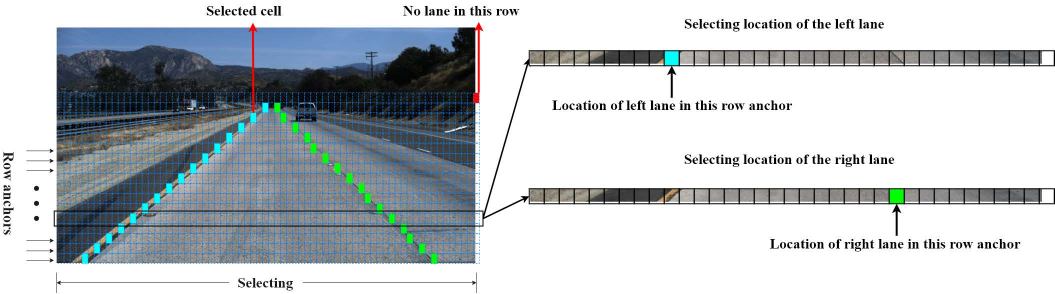
#> input picture src/lane_detect/vis.jpg, 2109 x 588 px, given in place of 6_Fail_Pedestrian_Red_Light.MOV, which was not available (shown at 1/2 size)
$ jupyter execute car_driving_module.ipynb   (text cells are left out)
#> lines starting #> are read from the running program, lines starting #| are printed output that depends on the picture; after the words box and inside, x2 and y2 are one past the last pixel; in counts of white or black regions, pixels touching at a corner belong together; pictures that were not available may be replaced by others from this repository, and a replacement may not be noted
#> further down, frame is the input picture: shape (588, 2109, 3); mean B, G, R 199.1, 195.4, 189.8
[cell 1]
import cv2
import numpy as np

# 이전 프레임의 차선 위치
prev_lane_position = None

def estimate_speed(frame, prev_lane_position):
    # 현재 프레임에서 차선을 감지 또는 추적합니다.
    current_lane_position = detect_lane(frame)

    # 이전 프레임과 현재 프레임의 차선 위치를 사용하여 속도를 계산합니다.
    if prev_lane_position is not None and current_lane_position is not None:
        # 이전 프레임과 현재 프레임의 차선 중심 간의 거리를 계산합니다.
        distance_px = abs(current_lane_position - prev_lane_position)

        # 픽셀 단위 거리를 실제 거리로 변환합니다. (픽셀 단위 거리 / 픽셀 단위 길이)
        # 예를 들어, 1 픽셀 단위 거리는 0.1미터가 될 수 있습니다.
        distance_m = distance_px * 0.005  # 예시: 1 픽셀 단위 거리는 0.1 미터라고 가정

        # 초당 이동 거리를 계산합니다.
        speed_mps = distance_m * fps  # 초당 이동 거리 = 픽셀 단위 거리 * 초당 프레임 수
        # m/s 를 km/h 로 변환
        speed_kph = speed_mps * 3.6

        return speed_kph

    else:
        return None

def detect_lane(frame):
    # 이미지를 그레이스케일로 변환
    gray = cv2.cvtColor(frame, cv2.COLOR_BGR2GRAY)
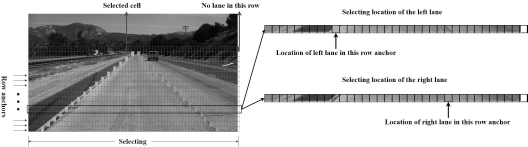
#> gray: shape (588, 2109) (shown at 1/4 size); min 0, max 255, mean 194.2

    # 가우시안 블러를 적용하여 노이즈 제거
    blurred = cv2.GaussianBlur(gray, (5, 5), 0)

    # Canny 엣지 감지를 사용하여 엣지 검출
    edges = cv2.Canny(blurred, 50, 150)
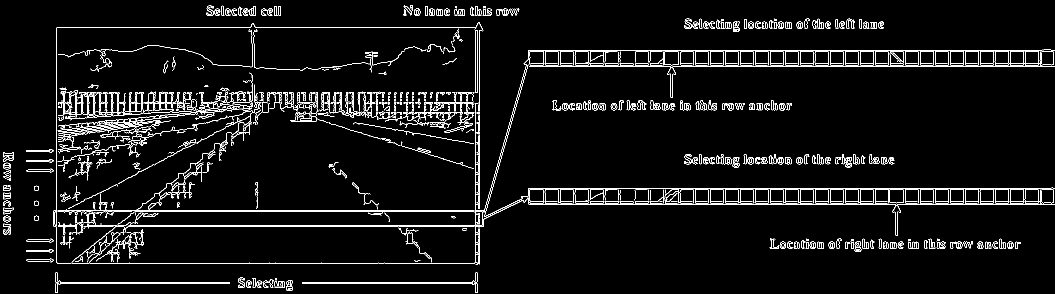
#> edges: shape (588, 2109) (shown at 1/2 size); 4.7% white in thin lines or dots

    # ROI(Region of Interest)를 정의하여 차선 영역에 대한 관심 영역 설정
    height, width = frame.shape[:2]
    roi_vertices = [
        (0, height),
        (width / 2, height / 2),
        (width, height)
    ]
    mask = np.zeros_like(edges)
    cv2.fillPoly(mask, [np.array(roi_vertices, dtype=np.int32)], 255)
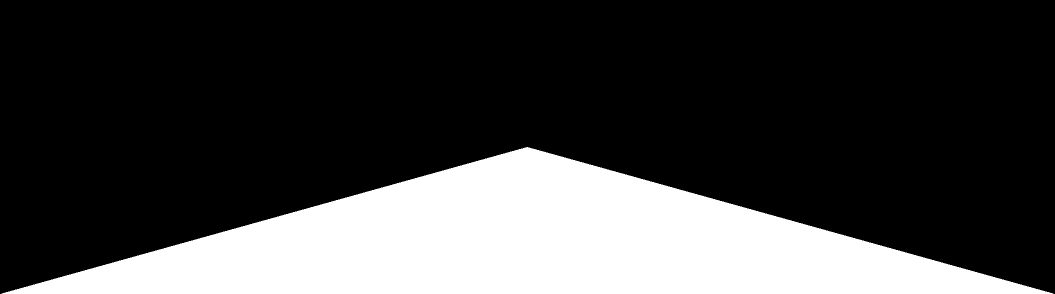
#> mask: shape (588, 2109) (shown at 1/2 size); 25% white; 1 white region, box (x1, y1, x2, y2) and area: (3, 294, 2107, 588) 310194
    masked_edges = cv2.bitwise_and(edges, mask)
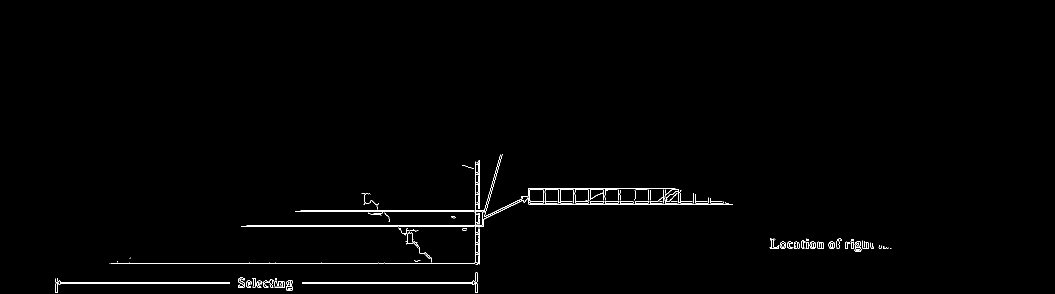
#> masked_edges: shape (588, 2109) (shown at 1/2 size); 0.79% white in thin lines or dots, all inside (x1, y1, x2, y2) = (111, 308, 1784, 586)

    # 허프 변환을 사용하여 선분을 검출
    lines = cv2.HoughLinesP(masked_edges, 1, np.pi / 180, 50, minLineLength=50, maxLineGap=100)
#> lines = 34 rows, first 6: [112, 564, 953, 564], [112, 566, 953, 566], [482, 453, 966, 453], [221, 526, 959, 526], [493, 450, 967, 450], [950, 408, 1465, 408]

    # 검출된 선분들을 원본 이미지에 그립니다.
    if lines is not None:
        for line in lines:
            x1, y1, x2, y2 = line[0]
            cv2.line(frame, (x1, y1), (x2, y2), (0, 255, 0), 3)
#> this loop made 34 passes
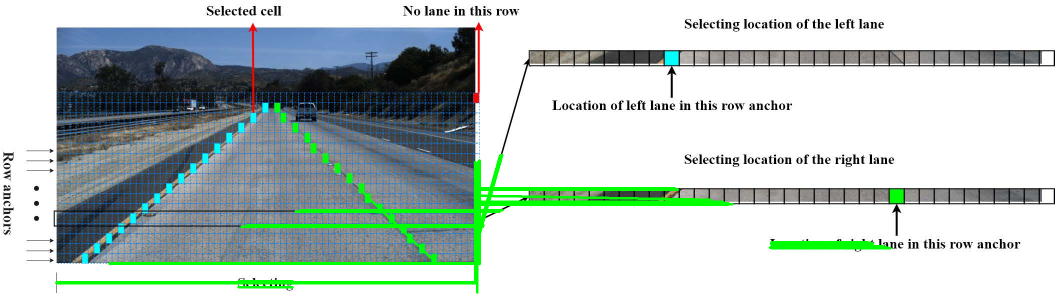
#> frame: shape (588, 2109, 3) (shown at 1/2 size); 3.03% of pixels changed, all inside (x1, y1, x2, y2) = (110, 307, 1784, 588)

    # 검출된 차선의 중앙을 계산하여 반환합니다.
    if lines is not None and len(lines) > 0:
        lane_position = np.mean([line[0][0] for line in lines])
#> lane_position = 950.5
        return lane_position
    else:
        return None

# 비디오 파일 열기
cap = cv2.VideoCapture('/home/min/dev_ws/machine_learning/project_3rd/data/TEST_VIDEO/6_Fail_Pedestrian_Red_Light.MOV')

# 프레임 수 계산
fps = cap.get(cv2.CAP_PROP_FPS)

while cap.isOpened():
    ret, frame = cap.read()
    if not ret:
        break

    # 속도 추정
    estimated_speed = estimate_speed(frame, prev_lane_position)

    if estimated_speed is not None:
        if estimated_speed < 10:  # 예시: 속도가 5km/h 미만이면 정지 상태로 간주
            driving_status = "STOP"
        else:
            driving_status = "DRIVING"
        print(f"Estimated speed: {estimated_speed} km/h, Driving status: {driving_status}")

        # 영상에 주행 상태 표시
        cv2.putText(frame, f"Status: {driving_status}", (20, 50), cv2.FONT_HERSHEY_SIMPLEX, 1, (0, 0, 255), 2, cv2.LINE_AA)

    # 이전 프레임의 차선 위치를 업데이트
    prev_lane_position = detect_lane(frame)
#> in detect_lane (call 2), `gray = cv2.cvtColor(frame, cv2.COLOR_BGR2GRAY)`:
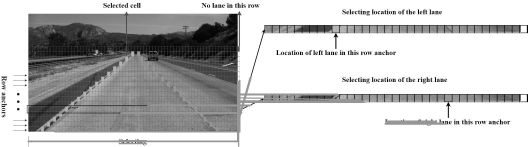
#> gray: shape (588, 2109) (shown at 1/4 size); min 0, max 255, mean 193.6
#> in detect_lane (call 2), `edges = cv2.Canny(blurred, 50, 150)`:
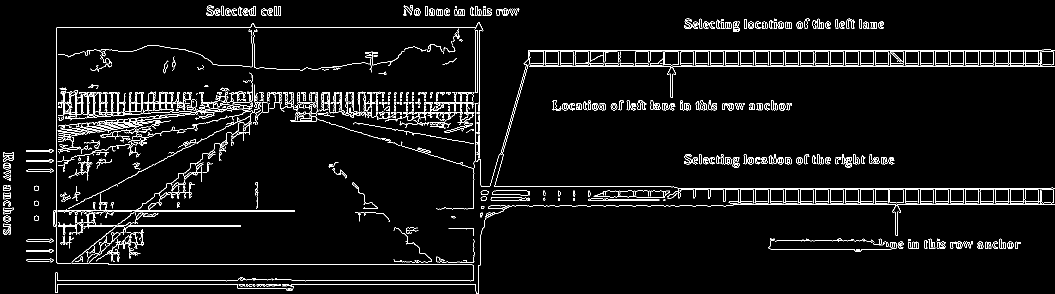
#> edges: shape (588, 2109) (shown at 1/2 size); 4.4% white in thin lines or dots
#> in detect_lane (call 2), `masked_edges = cv2.bitwise_and(edges, mask)`:
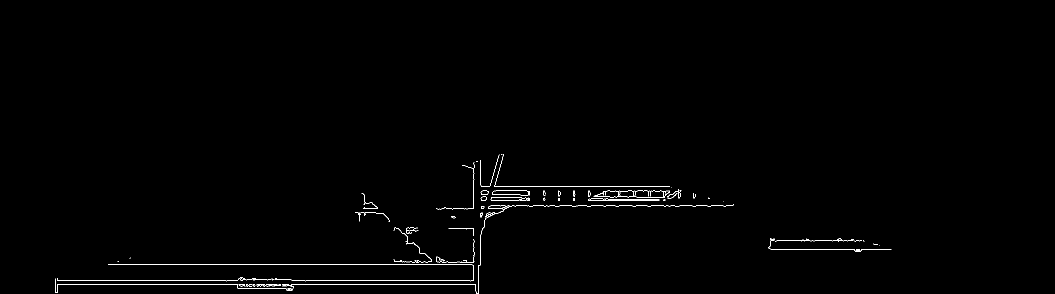
#> masked_edges: shape (588, 2109) (shown at 1/2 size); 0.58% white in thin lines or dots, all inside (x1, y1, x2, y2) = (110, 308, 1783, 588)
#> in detect_lane (call 2), `lines = cv2.HoughLinesP(masked_edges, 1, np.pi / 180, 50, minLineLengt..`: lines = 34 rows, first 6: [111, 568, 956, 568], [217, 529, 961, 529], [111, 561, 475, 561], [947, 411, 1459, 411], [947, 373, 1339, 373], [947, 393, 1330, 399]
#> the loop in detect_lane (call 2), `for line in lines:` made 34 passes
#> (the rest of the program and of its run is left out)
